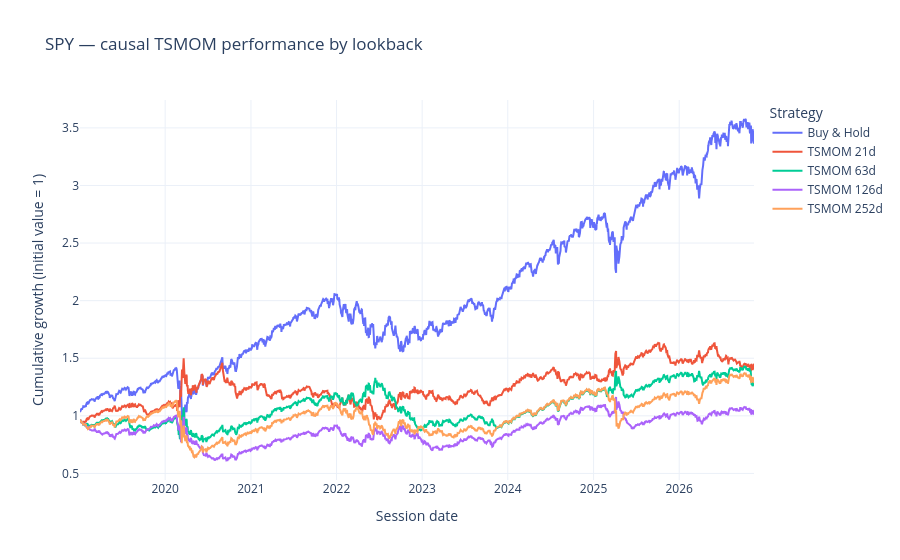

Write notebook code for a chart like this one.
### Code cell
spy_returns = {
    "Buy & Hold": "SPY_next_ret",
    **{f"TSMOM {horizon}d": f"SPY_strat_{horizon}" for horizon in MOMENTUM_HORIZONS},
}
spy_wealth = comparison_panel.select(
    "session_date",
    *[pl.col(column).cum_sum().exp().alias(name) for name, column in spy_returns.items()],
)

figure = go.Figure()
for name in spy_returns:
    figure.add_scatter(
        x=spy_wealth.get_column("session_date").to_list(),
        y=spy_wealth.get_column(name).to_list(),
        mode="lines",
        name=name,
    )

figure.update_layout(
    title="SPY — causal TSMOM performance by lookback",
    xaxis_title="Session date",
    yaxis_title="Cumulative growth (initial value = 1)",
    template="plotly_white",
    legend_title="Strategy",
)
figure.show()

### Figure 1 — Plotly figure (JSON) as saved in the notebook; plotly's stock layout.template omitted (floating-point values rounded to 4 significant figures; data arrays with more than 128 entries replaced by an {"elided": "..."} marker saying what was removed)
{"data": [{"mode": "lines", "name": "Buy & Hold", "type": "scatter", "x": {"elided": "1979 str values"}, "y": {"elided": "1979 float values"}}, {"mode": "lines", "name": "TSMOM 21d", "type": "scatter", "x": {"elided": "1979 str values"}, "y": {"elided": "1979 float values"}}, {"mode": "lines", "name": "TSMOM 63d", "type": "scatter", "x": {"elided": "1979 str values"}, "y": {"elided": "1979 float values"}}, {"mode": "lines", "name": "TSMOM 126d", "type": "scatter", "x": {"elided": "1979 str values"}, "y": {"elided": "1979 float values"}}, {"mode": "lines", "name": "TSMOM 252d", "type": "scatter", "x": {"elided": "1979 str values"}, "y": {"elided": "1979 float values"}}], "layout": {"legend": {"title": {"text": "Strategy"}}, "title": {"text": "SPY — causal TSMOM performance by lookback"}, "xaxis": {"title": {"text": "Session date"}}, "yaxis": {"title": {"text": "Cumulative growth (initial value = 1)"}}}}
